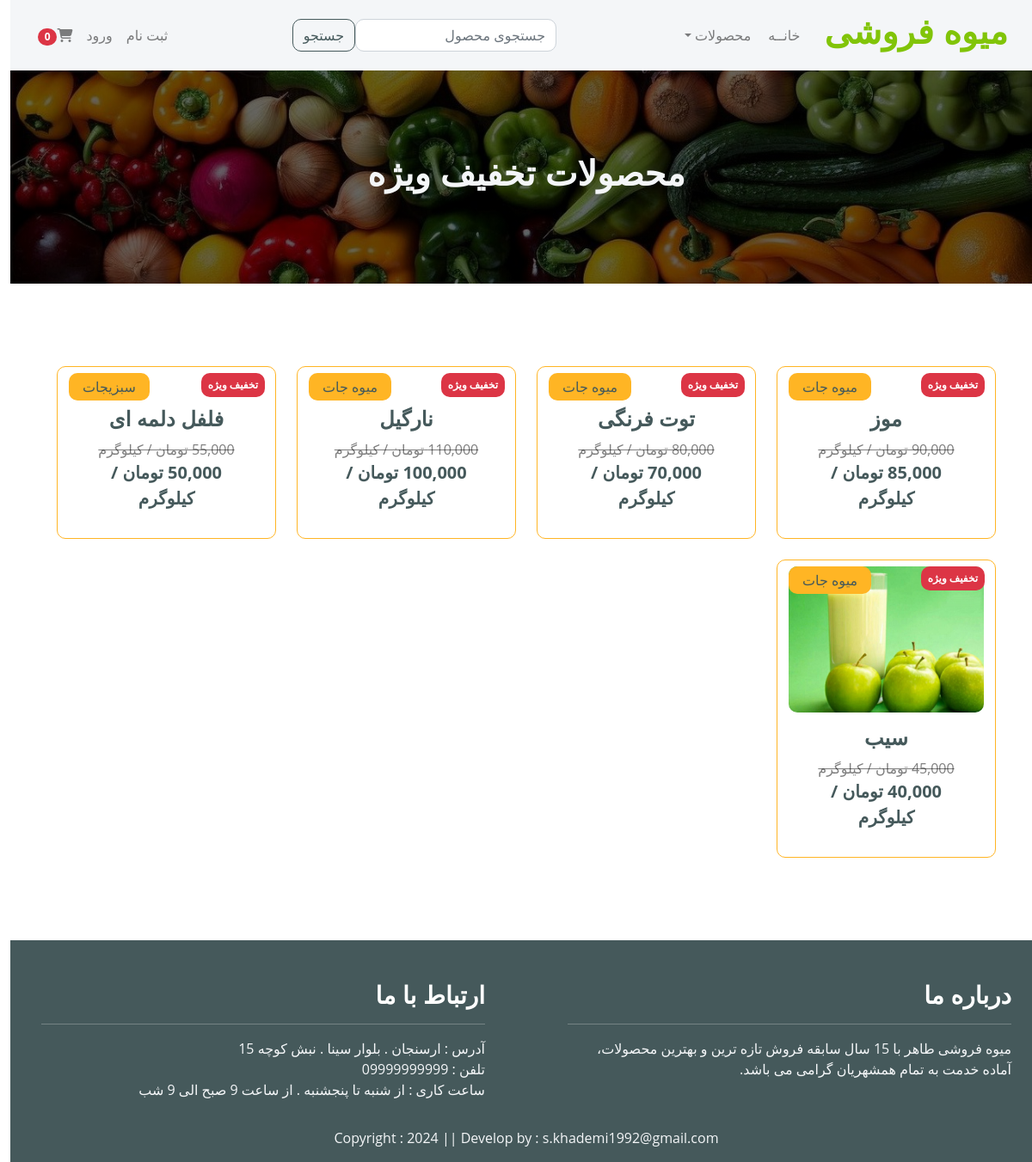
Before: /sale_products/ with the older database file.
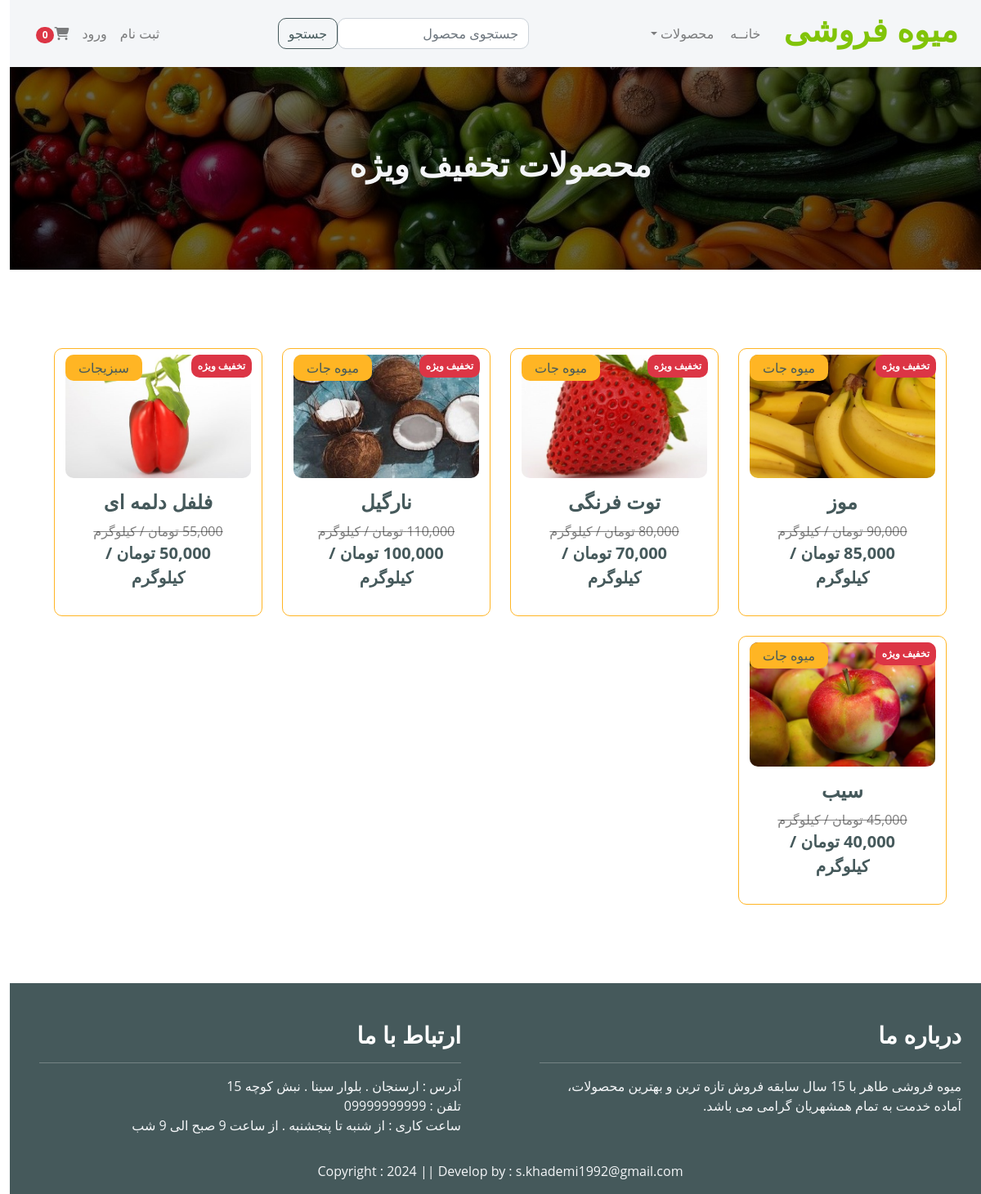
After: the same page with the newer database file.
### store/models.py (models this page shows, shortened)
class Product(models.Model):
    name = models.CharField(max_length=100)
    price = models.DecimalField(default=0, decimal_places=0, max_digits=12)
    category = models.ForeignKey(Category, on_delete=models.CASCADE, default=1)
    description = models.CharField(max_length=250, default='', blank=True, null=True)
    image = models.ImageField(upload_to='uploads/product/')
    is_sale = models.BooleanField(default=False)
    sale_price = models.DecimalField(default=0, decimal_places=0, max_digits=12)

class Category(models.Model):
    name = models.CharField(max_length=50)
    def __str__(self):
        return self.name
    class Meta:
        verbose_name_plural = "Categories"

### store/views.py (the view)
# urls.py: path('sale_products/', views.sale_products, name='sale_products'),
def sale_products(request):
    products = Product.objects.filter(is_sale=True)
    return render(request, 'sale_products.html', locals())

### cart/cart.py (called while the page is built)
    def __len__(self):
        return len(self.cart)

### cart/context_processors.py (called while the page is built)
def cart(request):
    return {'cart': Cart(request)}

### store/templates/sale_products.html
{% extends 'base.html' %}
{% load static %}
{% load humanize %}
{% block main-content %}
<div class="header py-lg-5">
    <div class="text-center py-5">
        <h1 class="text-light">محصولات تخفیف ویژه</h1>
    </div>
</div>
<div class="container-fluid py-5">
    <div class="container rounded py-5">
        <div class="row row-cols-1 row-cols-md-2 row-cols-lg-4 g-4">
            {% for product in products %}
            <div class="col">
                <div class="card h-100 border border-secondary">
                    <a href="{% url 'product_detail' product.id %}" class="btn">
                        <div class="rounded">
                            <div class="badge bg-danger text-white position-absolute p-2" style="top: 7px; right: 12px;">تخفیف ویژه</div>
                            <img src="{{ product.image.url }}" class="img-fluid w-100 rounded" alt="" style="max-width: 100%">
                        </div>
                        <div class="text-dark bg-secondary px-3 py-1 rounded position-absolute " style="top: 7px; left: 13px;">{{ product.category }}</div>
                        <div class="card-body">
                            <h4 class="text-dark text-center">{{ product.name }}</h4>
                            <div class="justify-content-between text-center">
                                <strike class="text-black-50">{{ product.price | intcomma }} تومان / کیلوگرم</strike>
                                <p class="text-dark fs-5 fw-bold mb-2">{{ product.sale_price | intcomma }} تومان / کیلوگرم</p>
                            </div>
                        </div>
                    </a>
                </div>
            </div>
            {% endfor %}
        </div>
    </div>
</div>
{% endblock main-content %}

Changed rows visible on the page:
changed Product "موز": image: picture added
changed Product "توت فرنگی": image: picture added
changed Product "نارگیل": image: picture added
changed Product "فلفل دلمه ای": image: picture added
changed Product "سیب": image: a different picture
